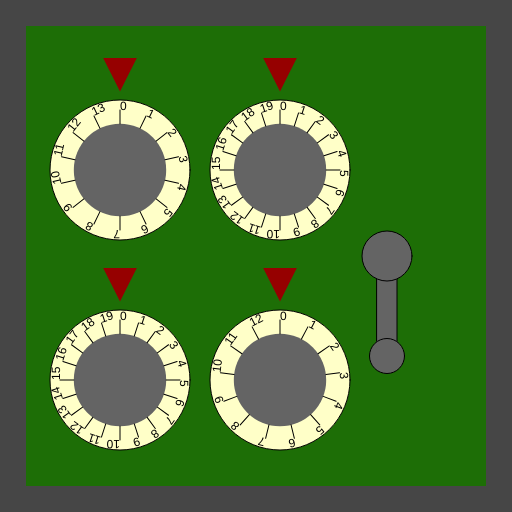
Frame 1 (no input)
Frame 60 (no input): identical to frame 1, image omitted
Frame 120 (the mouse pressed at the canvas centre since frame 60): identical to frame 1, image omitted

The p5.js sketch that drew this single still picture (run headless with seeded random() and noise() and a simulated clock; from frame 60 on, the mouse is pressed at the canvas centre):

// p5.js sketch
// ── sketch.js
/*

Officer: 4335840
CaseNum: 303-2-19132407-4335840

Case 303 - The Case of the Crooked Attorney
Stage 3 - The Gates Bank

I’ve made an appointment for you at the Gates Bank to retrieve your safe deposit box from the vault.
Actually you will break into Torvalds’ one.

Crack the safe by doing the following:

	When the mouse button is released:
	- Make SecureSafeValue_0 equal to the value of mouseX
	- Use the 'max' function to prevent SecureSafeValue_0 from falling below 2

	When the mouse button is pressed:
	- Decrement SecureSafeValue_1 by 1
	- Use the 'max' function to prevent SecureSafeValue_1 from falling below 2

	Whilst the mouse is moving:
	- Make SecureSafeValue_2 equal to the value of mouseY
	- Use the 'min' function to prevent SecureSafeValue_2 from going above 16

	Whilst the mouse is being dragged:
	- Decrement SecureSafeValue_3 by 3
	- Use the 'constrain' function to prevent SecureSafeValue_3 from falling below 2 and going above 9

	When the mouse button is released:
	- Make SecureSafeValue_4 equal to the value of mouseY
	- Use the 'max' function to prevent SecureSafeValue_4 from falling below 15



This time you'll need to create the relevant event handlers yourself.

There are many possible ways of investigating this case, but you
should use ONLY the following commands:

	- The assignment operator aka. the equals sign !
	- mouseX, mouseY
	- Incrementing +=
	- Decrementing -=
	- min, max
	- constrain

*/

//declare the variables

var SecureSafeValue_0;
var SecureSafeValue_1;
var SecureSafeValue_2;
var SecureSafeValue_3;
var SecureSafeValue_4;


function preload()
{
	//IMAGES WILL BE LOADED HERE

}

function setup()
{
	createCanvas(512,512);

	//initialise the variables
	SecureSafeValue_0 = 0;
	SecureSafeValue_1 = 0;
	SecureSafeValue_2 = 0;
	SecureSafeValue_3 = 0;
	SecureSafeValue_4 = 0;

}

///////////////////EVENT HANDLERS///////////////////

//Create event handlers here to open the safe ...


///////////////DO NOT CHANGE CODE BELOW THIS POINT///////////////////

function draw()
{

	//Draw the safe door
	background(70);
	noStroke();
	fill(29,110,6);
	rect(26,26,width-52,width-52);

	//Draw the combination dials
	push();
	translate(120,170);
	drawDial(140,SecureSafeValue_0, 14);
	pop();

	push();
	translate(120,380);
	drawDial(140,SecureSafeValue_1, 20);
	pop();

	push();
	translate(280,170);
	drawDial(140,SecureSafeValue_2, 20);
	pop();

	push();
	translate(280,380);
	drawDial(140,SecureSafeValue_3, 13);
	pop();

	//Draw the lever
	push();
	translate(width - 125,256);
	drawLever(SecureSafeValue_4);
	pop();


}

function drawDial(diameter,num,maxNum)
{
	//the combination lock

	var r = diameter * 0.5;
	var p = r * 0.6;

	stroke(0);
	fill(255,255,200);
	ellipse(0,0,diameter,diameter);
	fill(100);
	noStroke();
	ellipse(0,0,diameter*0.66,diameter*0.66);
	fill(150,0,0);
	triangle(
		-p * 0.4,-r-p,
		p * 0.4,-r-p,
		0,-r-p/5
	);

	noStroke();

	push();
	var inc = 360/maxNum;

	rotate(radians(-num * inc));
	for(var i = 0; i < maxNum; i++)
	{
		push();
		rotate(radians(i * inc));
		stroke(0);
		line(0,-r*0.66,0,-(r-10));
		noStroke();
		fill(0);
		text(i,0,-(r-10));
		pop();
	}

	pop();
}

function drawLever(rot)
{
	push();
	rotate(radians(-rot))
	stroke(0);
	fill(100);
	rect(-10,0,20,100);
	ellipse(0,0,50,50);
	ellipse(0,100,35,35);
	pop();
}
